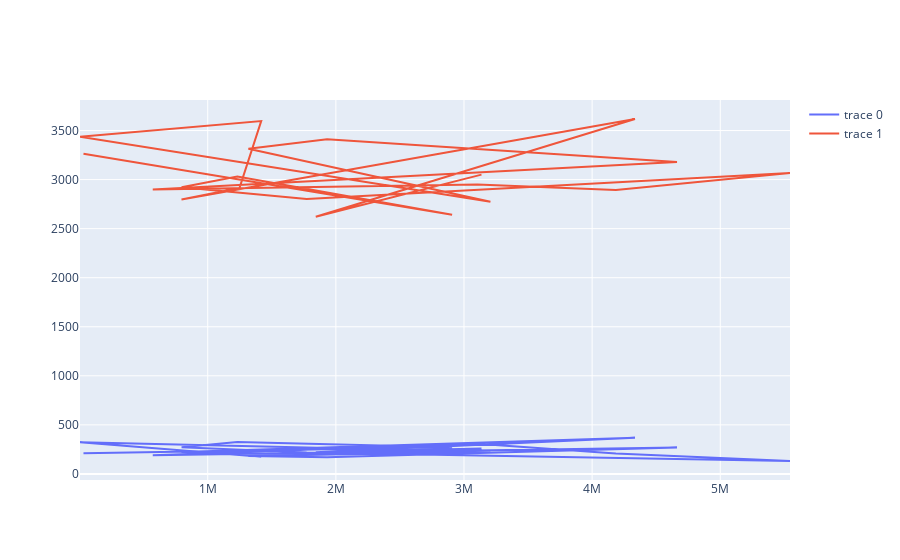

The notebook cell this image was saved under:
### Code cell
fig = go.Figure()
# fig.add_trace(go.Scatter(x=cities.Population,y=cities.Area))
fig=make_subplots(rows=1, cols=1)
fig.add_scatter(x=cities.Population,y=cities.Area, row=1,col=1)
fig.add_scatter(x=cities.Population,y=cities.Income, row=1,col=1)
